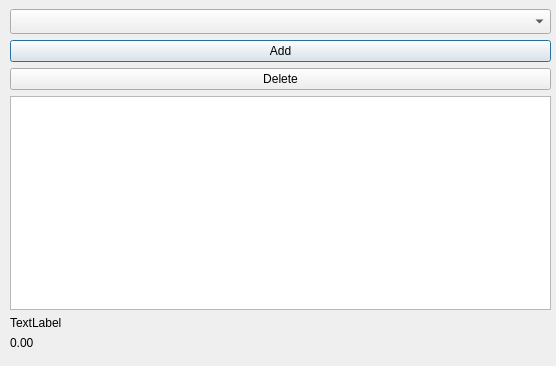
<?xml version="1.0" encoding="UTF-8"?>
<ui version="4.0">
 <class>Shopping</class>
 <widget class="QDialog" name="Shopping">
  <property name="geometry">
   <rect>
    <x>0</x>
    <y>0</y>
    <width>556</width>
    <height>366</height>
   </rect>
  </property>
  <property name="minimumSize">
   <size>
    <width>0</width>
    <height>25</height>
   </size>
  </property>
  <property name="windowTitle">
   <string>Shooping</string>
  </property>
  <widget class="QWidget" name="verticalLayoutWidget">
   <property name="geometry">
    <rect>
     <x>10</x>
     <y>9</y>
     <width>541</width>
     <height>341</height>
    </rect>
   </property>
   <layout class="QVBoxLayout" name="verticalLayout">
    <item>
     <widget class="QComboBox" name="cmBox">
      <property name="minimumSize">
       <size>
        <width>0</width>
        <height>25</height>
       </size>
      </property>
     </widget>
    </item>
    <item>
     <widget class="QPushButton" name="addButton">
      <property name="text">
       <string>Add</string>
      </property>
     </widget>
    </item>
    <item>
     <widget class="QPushButton" name="dltButton">
      <property name="text">
       <string>Delete</string>
      </property>
     </widget>
    </item>
    <item>
     <widget class="QListWidget" name="listWidget">
      <property name="minimumSize">
       <size>
        <width>0</width>
        <height>20</height>
       </size>
      </property>
     </widget>
    </item>
    <item>
     <widget class="QLabel" name="lbl">
      <property name="text">
       <string>TextLabel</string>
      </property>
     </widget>
    </item>
    <item>
     <widget class="QLabel" name="lbl2">
      <property name="text">
       <string>0.00</string>
      </property>
     </widget>
    </item>
   </layout>
  </widget>
 </widget>
 <resources/>
 <connections/>
</ui>
